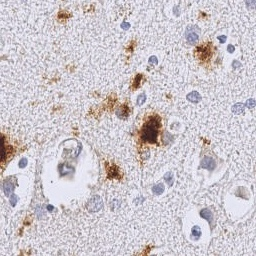
#> input picture neuron_seg/image/NA4009-02_AB_10_10_14.jpg, 256 x 256 px
$ python grabeCut.py
#> lines starting #> are read from the running program, lines starting #| are printed output that depends on the picture
# program to illustrate
# foreground extraction using
# GrabCut algorithm

# organize imports
import numpy as np
import cv2
from matplotlib import pyplot as plt

# path to input image specified and
# image is loaded with imread command
image = cv2.imread('../image/NA4009-02_AB_10_10_14.jpg')
#> image is the input picture: shape (256, 256, 3); mean B, G, R 205.7, 199.3, 205.6

# create a simple mask image similar
# to the loaded image, with the
# shape and return type
mask = np.zeros(image.shape[:2], np.uint8)

# specify the background and foreground model
# using numpy the array is constructed of 1 row
# and 65 columns, and all array elements are 0
# Data type for the array is np.float64 (default)
backgroundModel = np.zeros((1, 65), np.float64)
foregroundModel = np.zeros((1, 65), np.float64)

# define the Region of Interest (ROI)
# as the coordinates of the rectangle
# where the values are entered as
# (startingPoint_x, startingPoint_y, width, height)
# these coordinates are according to the input image
# it may vary for different images
rectangle = (20, 100, 150, 150)

# apply the grabcut algorithm with appropriate
# values as parameters, number of iterations = 3
# cv2.GC_INIT_WITH_RECT is used because
# of the rectangle mode is used
cv2.grabCut(image, mask, rectangle,
            backgroundModel, foregroundModel,
            3, cv2.GC_INIT_WITH_RECT)

# In the new mask image, pixels will
# be marked with four flags
# four flags denote the background / foreground
# mask is changed, all the 0 and 2 pixels
# are converted to the background
# mask is changed, all the 1 and 3 pixels
# are now the part of the foreground
# the return type is also mentioned,
# this gives us the final mask
mask2 = np.where((mask == 2)|(mask == 0), 0, 1).astype('uint8')

# The final mask is multiplied with
# the input image to give the segmented image.
image = image * mask2[:, :, np.newaxis]
#> image: shape (256, 256, 3); every value is 0

# output segmented image with colorbar
plt.imshow(image)
plt.colorbar()
plt.show()
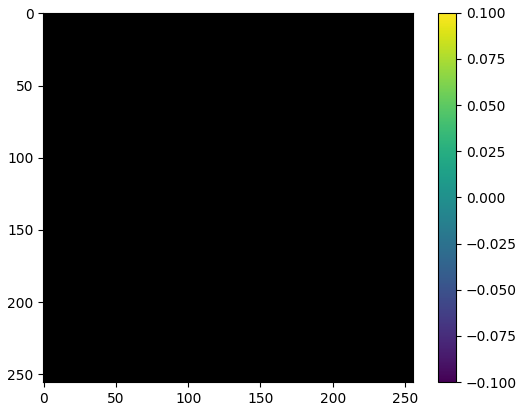
#> figure drawn by matplotlib, 2 panels
